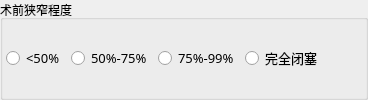
          <widget class="QGroupBox" name="m_grpSQXZCD">
           <property name="title">
            <string>术前狭窄程度</string>
           </property>
           <layout class="QHBoxLayout" name="horizontalLayout_3">
            <property name="leftMargin">
             <number>3</number>
            </property>
            <property name="topMargin">
             <number>3</number>
            </property>
            <property name="rightMargin">
             <number>3</number>
            </property>
            <property name="bottomMargin">
             <number>3</number>
            </property>
            <item>
             <widget class="QRadioButton" name="m_radSQXZ50">
              <property name="font">
               <font>
                <family>微软雅黑</family>
                <pointsize>10</pointsize>
               </font>
              </property>
              <property name="text">
               <string>&lt;50%</string>
              </property>
             </widget>
            </item>
            <item>
             <widget class="QRadioButton" name="m_radSQXZ75">
              <property name="font">
               <font>
                <family>微软雅黑</family>
                <pointsize>10</pointsize>
               </font>
              </property>
              <property name="text">
               <string>50%-75%</string>
              </property>
             </widget>
            </item>
            <item>
             <widget class="QRadioButton" name="m_radSQXZ99">
              <property name="font">
               <font>
                <family>微软雅黑</family>
                <pointsize>10</pointsize>
               </font>
              </property>
              <property name="text">
               <string>75%-99%</string>
              </property>
             </widget>
            </item>
            <item>
             <widget class="QRadioButton" name="m_radSQWQBS">
              <property name="font">
               <font>
                <family>微软雅黑</family>
                <pointsize>10</pointsize>
               </font>
              </property>
              <property name="text">
               <string>完全闭塞</string>
              </property>
             </widget>
            </item>
            <item>
             <spacer name="horizontalSpacer">
              <property name="font">
               <font>
                <family>微软雅黑</family>
                <pointsize>10</pointsize>
               </font>
              </property>
              <property name="orientation">
               <enum>Qt::Horizontal</enum>
              </property>
              <property name="sizeHint" stdset="0">
               <size>
                <width>40</width>
                <height>20</height>
               </size>
              </property>
             </spacer>
            </item>
           </layout>
          </widget>
